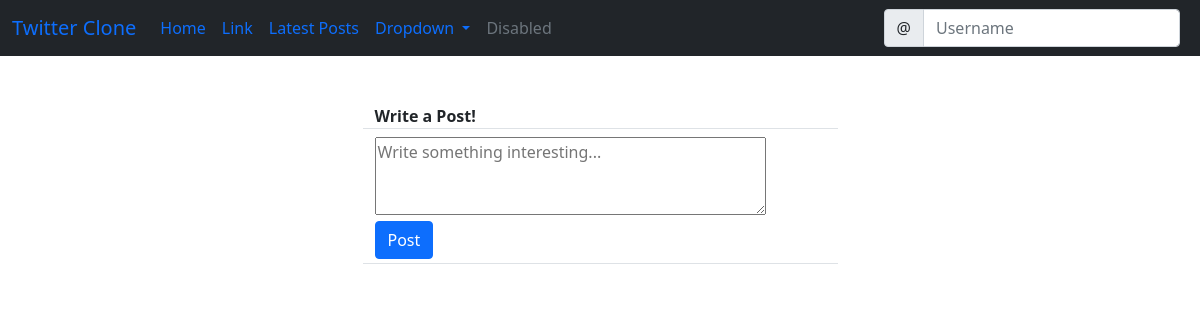
The app's page /latest-posts/, older data.
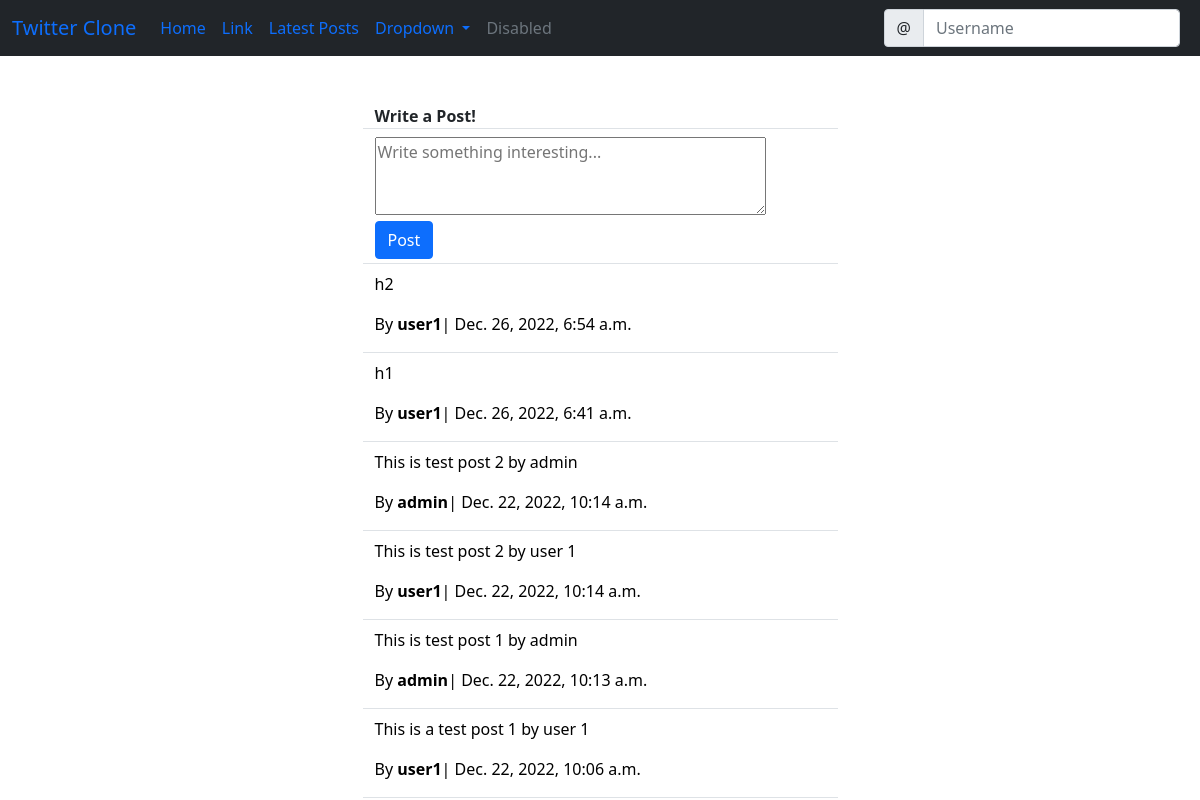
The same page, newer data.
### social/models.py (models this page shows)
class Post(models.Model):
    body = models.TextField()
    created_on = models.DateTimeField(default=timezone.now)
    author = models.ForeignKey(User, on_delete=models.CASCADE)

### social/views.py (the view, shortened to what this page needs)
# urls.py: path('latest-posts/', PostListView.as_view(), name='latest-post-list'),
class PostListView(View):
    def get(self, request, *args, **kwargs):
        posts = Post.objects.all().order_by('-created_on') # all posts - ordered by latest date
        form = PostForm()
        context = {
            'post_list': posts,
            'form': form
        }
        return render(request, 'social/post_list.html', context)

### social/forms.py
class PostForm(forms.ModelForm):
    body = forms.CharField(
        label='',
        widget=forms.Textarea(attrs={
            'rows': '3',
            'placeholder': 'Write something interesting...'
        })
    )
    class Meta:
        model = Post
        fields = ['body']

### templates/social/post_list.html (shortened to what this page needs)
{% extends 'base.html' %}
{% load crispy_forms_tags %}
{% block content %}
<div class="container">
    <div class="row justify-content-center mt-3">
        <div class="col-md-5 col-sm-12 border-bottom">
           <strong>Write a Post!</strong>
        </div>
    </div>
    <div class="row justify-content-center mt-2">
        <div class="col-md-5 col-sm-12 border-bottom">
            <form action="" method="POST">
                {{ form.body }}
                <div class="">
                    <button class="btn btn-primary mb-1">Post</button>
                </div>
            </form>
        </div>
    </div>
    {% for post in post_list %}
    <div class="row justify-content-center mt-2">
        <div class="col-md-5 col-sm-12 border-bottom">
            <a href="{% url 'post-detail' post.id %}" style="color: black; text-decoration: none;">
            <p>{{ post.body }}</p>
            <p class="mt-3">By <strong>{{ post.author }}</strong>| {{ post.created_on }}
            </p>
        </a>
        </div>
    </div>
    {% endfor %}
</div>
{% endblock content %}

Row changes from the older to the newer data that the page shows:
added Post: body "h2", author "user1", created_on "Dec. 26, 2022, 6:54 a.m."
added Post: body "h1", author "user1", created_on "Dec. 26, 2022, 6:41 a.m."
added Post: body "This is test post 2 by admin", author "admin", created_on "Dec. 22, 2022, 10:14 a.m."
added Post: body "This is test post 2 by user 1", author "user1", created_on "Dec. 22, 2022, 10:14 a.m."
added Post: body "This is test post 1 by admin", author "admin", created_on "Dec. 22, 2022, 10:13 a.m."
added Post: body "This is a test post 1 by user 1", author "user1", created_on "Dec. 22, 2022, 10:06 a.m."
